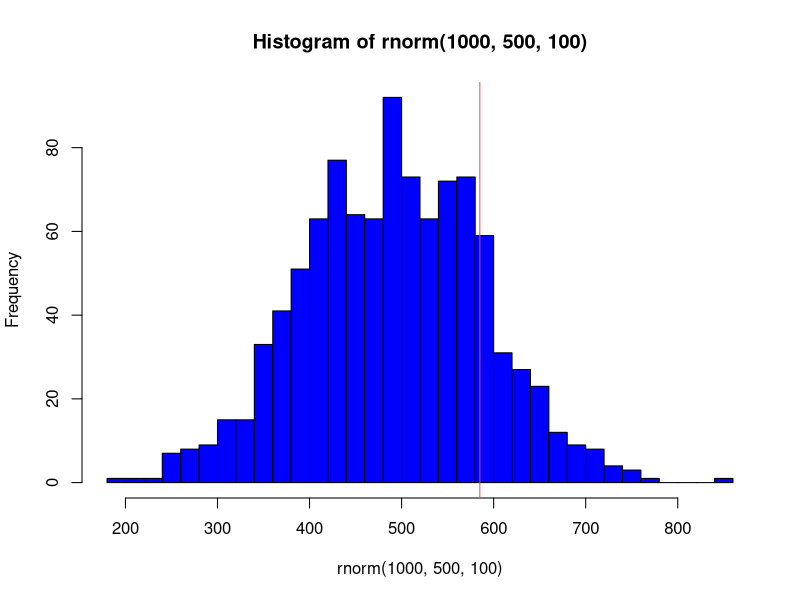
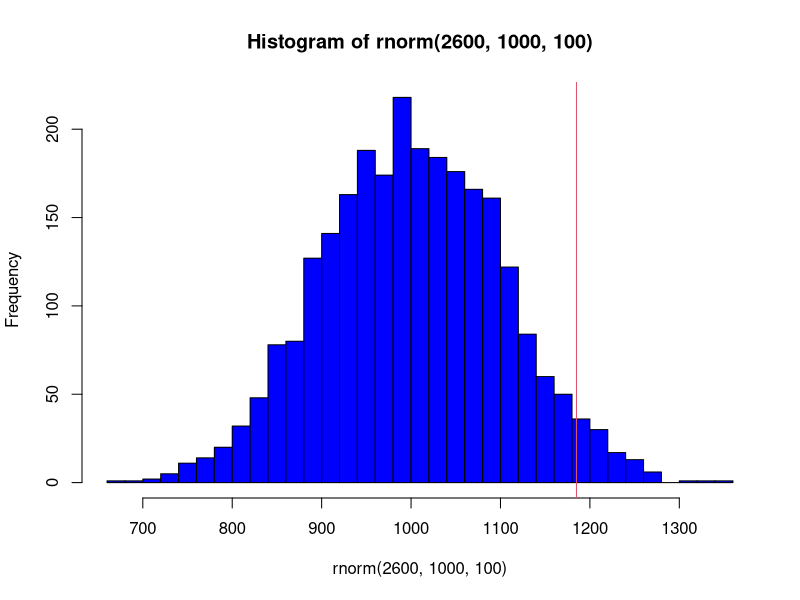

The R source for these figures, in order:

#Examen práctico del 3er parcial (parte II)-------------------------------------

#Distribución de probabilidad continua

#Para obtener información de las distribuciones disponibles
#Se activa el comando

help("Distributions")


#-------------------------------------PROBLEMA 1--------------------------------

#X es una variable normalmente distribuida con una media
#de 30 y una desviación estándar de 4.


#------------------------------------Encontrar----------------------------------

#a) P(x<40)

#Datos:

#X=40
#media=30
#sd (desviación estándar)=4

#La Z estandarizada es: P(X<40)= P(Z<2.5)

#Función pnorm(2.5)

pnorm(40, mean = 30, sd = 4, lower.tail = TRUE)

#Resultado: 0.9937903



#b) P(x>21)

#Datos:

#X=21
#media=30
#sd (desviación estándar)=4

#La Z estandarizada es: P(X>21)= P(Z>-2.5)

#Función pnorm(-2.5)

pnorm(21, mean = 30, sd = 4, lower.tail = TRUE)

#Resultado: 0.01222447



#c) P(30<x<35)


#Datos:

#X=30
#media=30
#sd (desviación estándar)=4

#La Z estandarizada es: P(X<30)= P(Z<0)

#Función pnorm(0)

pnorm(30, mean = 30, sd = 4, lower.tail = TRUE)

#Resultado: 0.5



#Datos:

#X=35
#media=30
#sd (desviación estándar)=4

#La Z estandarizada es: P(X<35)= P(Z<1.25)

#Función pnorm(1.25)

pnorm(35, mean = 30, sd = 4, lower.tail = TRUE)

#Resultado: 0.8943502


#Se realiza una resta entre las dos probabilidades empezando por la mayor

pnorm(35, mean = 30, sd = 4, lower.tail = TRUE) - pnorm(30, mean = 30, sd = 4,
                                                        lower.tail = TRUE)

#Resultado: 0.3943502

#----------------------------------PROBLEMA 2-----------------------------------


#X es una variable normalmente distribuida con una media de 45 y una
#desviación estándar de 2. 


#------------------------------------Encontrar----------------------------------

#a) P(x<75)

#Datos:

#X=75
#media=45
#sd (desviación estándar)=2

#La Z estandarizada es: P(X<75)= P(Z<15)

#Función pnorm(15)

pnorm(75, mean = 45, sd = 2, lower.tail = TRUE)

#Resultado: 1



#b) P(x>13)

#Datos:

#X=13
#media=45
#sd (desviación estándar)=2

#La Z estandarizada es: P(X>13)= P(Z<-16)

#Función pnorm(-16)

pnorm(13, mean = 45, sd = 2, lower.tail = TRUE)

#Resultado: 0.6388754e-57


#c) P(60<x<82)

#Datos:

#X=60
#media=45
#sd (desviación estándar)=2

#La Z estandarizada es: P(X<60)= P(Z<7.5)

#Función pnorm(7.5)

pnorm(60, mean = 45, sd = 2, lower.tail = TRUE)

#Resultado: 1


#Datos:

#X=82
#media=45
#sd (desviación estándar)=2

#La Z estandarizada es: P(X<82)= P(Z<18.5)

#Función pnorm(18.5)

pnorm(82, mean = 45, sd = 2, lower.tail = TRUE)

#Resultado: 1


#Se realiza una resta entre las dos probabilidades empezando por la mayor.

pnorm(82, mean = 45, sd = 2, lower.tail = TRUE) - pnorm(60, mean = 45, sd = 2,
                                                        lower.tail = TRUE)

#Resultado: 0.318634e-13


#----------------------------------PROBLEMA 3-----------------------------------

#El ingreso a una determinada universidad se determina mediante un examen 
#nacional. Los resultados de esta prube se distribuyen normalmente con una 
#media de 500 y una desviación estándar de 100.
#Timmy quiere ser admitido en esta universidad y sabe que debe obtener mejores
#resultados que al menos el 70% de los estudiantes que tomaron el examen.

#Timmy presenta el examen y obtuvo 585 puntos. ¿Será admitido en esta universidad?



#a)Genera el siguiente gráfico:

#n:1000

hist(rnorm(1000, 500, 100), 40, col = "blue")
abline(v=585, col=10)



#b) Solución:
#Es P(X<585)>70%?

#Función:
pnorm(585, mean = 500, sd = 100)

#Resultado: 0.8023375

#Multiplica la probabilidad obtenida por 100

#Interpretación: 
#Timmy obtuvo una puntuación major que el 80.23% de los estudiantes que
#tomaron el examen y será admitido en esta universidad.



#----------------------------------PROBLEMA 4-----------------------------------

#El ingreso a la BENV se determina mediante la prueba estandarizada EXANII-II.
#Los resultados de esta prueba se distribuyeron normalmente con una 
#media de 1000 y una desviación estándar de 100. Tú quieres ser admitido en esta
#institución y sabes que debes obtener mejores resultados que al menos el 90% de 
#los estudiantes que tomaron el examen.

#Presentas el examen y obtuviste 1185 puntos.
#¿Serás admitida en la BENV?


#a)Genera el siguiente gráfico:

#n= 2600

hist(rnorm(2600, 1000, 100), 40, col = "blue")
abline(v=1185, col = 10)


#b)Solución: 
#Es P(X<1185)>90%?

#Función: 

pnorm(1185, mean = 1000, sd = 100)

#Resultado: 0.9678432
#Multiplica la probabilidad obtenida por 100.

#Interpretación
#Al presentar el examen obtuve una puntuación mejor que el 96.78%
#de los estudiantes que tomaron el examen, por lo tanto, fui
#admitida en la universidad.




#--------------------------------------T-test-----------------------------------

#Prueba de hipótesis 


#one sample t-test

#data: x
#t = -1.4507, df = 99, p-value = 0.15
#alternative hypothesis: true mean is not equal to 10
#95 percent confidence interval:
#9.676689  10.050213
#sample estimates:
#mean of x

#9.863451


#Interpretación:
#El p-valor es >0.05, no se rechaza. Por lo tanto, la muestra
#tiene media igual a 10.